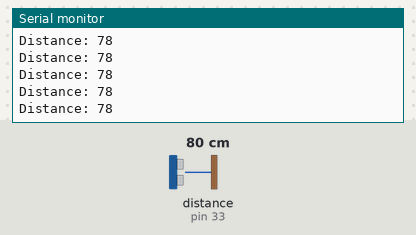
The sketch below on a simulated Arduino Mega 2560, built with avr-gcc and run on an emulated ATmega2560. On the bench: the last lines printed to the serial monitor. Wiring (inferred from the names in the program): ultrasonic range finder: trigger pin 31; echo pin 33. The inputs (shaded band) are chosen by the test bench; at power-on: distance to the obstacle (sensor on pin 33) 80 cm. The echo pulse lasts 58.3 µs per cm.

Above: at 1.2 s.
1.3 s: distance to the obstacle (sensor on pin 33) set to 2 cm
At 1.9 s:
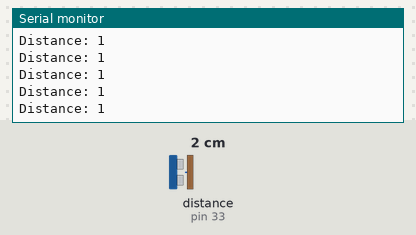
4.3 s: distance to the obstacle (sensor on pin 33) set to 120 cm
At 4.9 s:
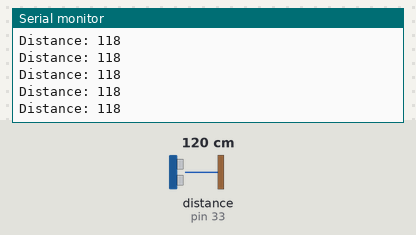
7.3 s: distance to the obstacle (sensor on pin 33) set to 4 cm
At 8.4 s:
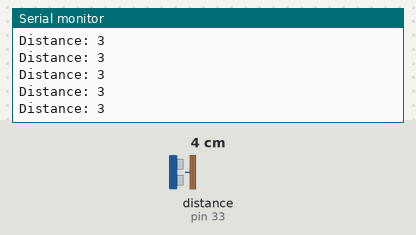
10.3 s: distance to the obstacle (sensor on pin 33) set to 18 cm
At 10.8 s:
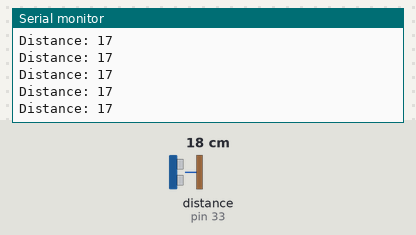
Timing chart, 0 to 13.3 s (numbered marks = the images above; inputs shaded):
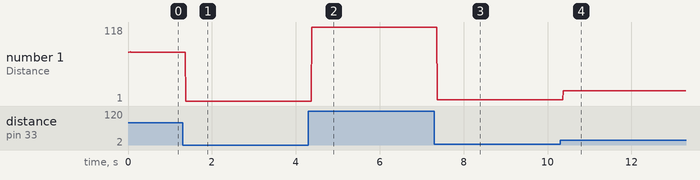

The sketch:

test-sr04.ino
```cpp
/*

Urutan test no 3
Program test untuk serial usb Arduino Mega2560
buka serial monitor dan set baudrate 9600 untuk menampilkan data yang dikirim
akan muncul tulisan 'Distance: x' dimana x adalah jarak benda yang ada didepan sensor ultrasonik

kalau tidak dapat di upload atau data tidak muncul pastikan:
driver telah terinstall dengan baik
memilih Mega2560 di board selection
pilih COM yang terdeteksi dengan benar
pilih baudrate pada serial monitor 9600
kabel SR04:
SR04-Trigger <- Mega2560-31
SR04-Echo <-> Mega2560-33

2black0@gmail.com
http://robot-terbang.web.id

*/

const int trigPin = 31;
const int echoPin = 33;

long duration;
int distance;

void setup()
{
  pinMode(trigPin, OUTPUT);
  pinMode(echoPin, INPUT);
  Serial.begin(9600);
}

void loop()
{
  digitalWrite(trigPin, LOW);
  delayMicroseconds(2);

  digitalWrite(trigPin, HIGH);
  delayMicroseconds(10);
  digitalWrite(trigPin, LOW);

  duration = pulseIn(echoPin, HIGH);
  distance = duration * 0.034 / 2;

  Serial.print("Distance: ");
  Serial.println(distance);
}
```

Measured:
- after the input at 1.3 s, the serial monitor: prints a new line after 0.07 s (image 1)
- after the input at 4.3 s, the serial monitor: prints a new line after 0.08 s (image 2)
- after the input at 7.3 s, the serial monitor: prints a new line after 0.07 s (image 3)
- after the input at 10.3 s, the serial monitor: prints a new line after 0.07 s (image 4)
- plotted number 1: 78 → 1 after the input at 1.3 s, 1 → 118 after the input at 4.3 s, 118 → 3 after the input at 7.3 s, 3 → 1 after the input at 10.3 s
